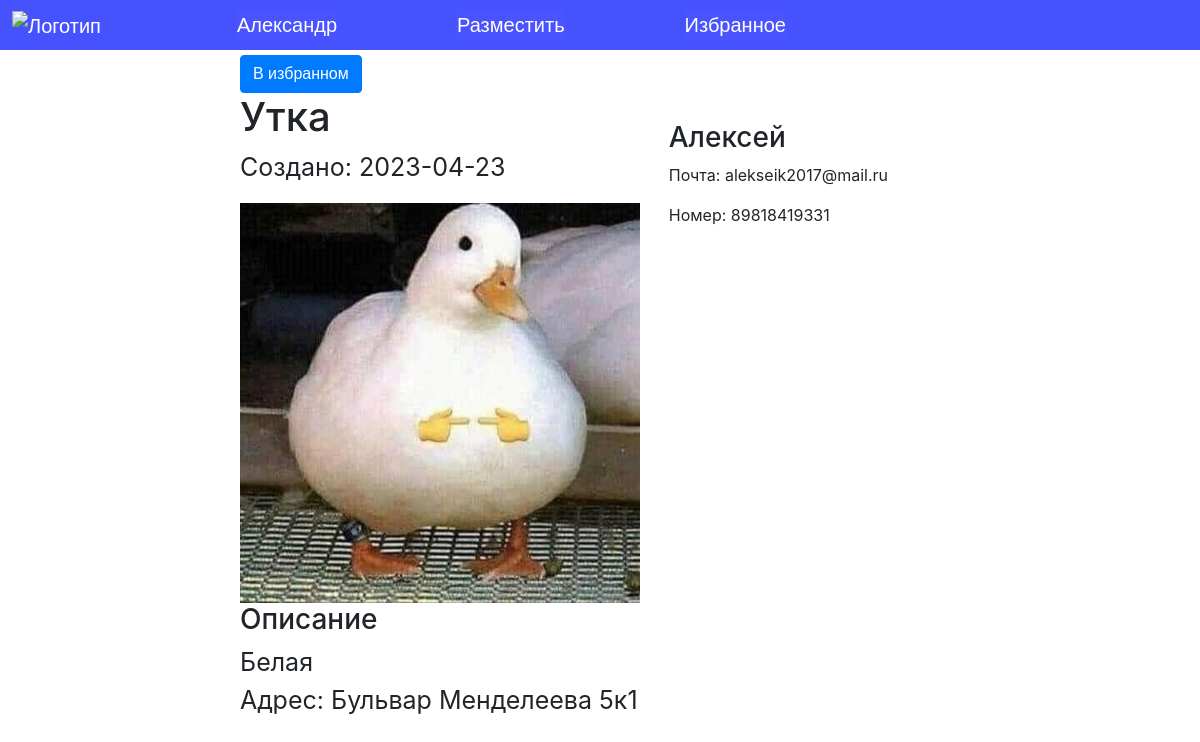
The page /1 (signed in) on the database its author committed.
### data/users.py (models this page shows, shortened)
class User(SqlAlchemyBase, UserMixin, SerializerMixin):
    __tablename__ = 'users'
    id = sqlalchemy.Column(sqlalchemy.Integer,
                           primary_key=True, autoincrement=True)
    name = sqlalchemy.Column(sqlalchemy.String, nullable=False)
    email = sqlalchemy.Column(sqlalchemy.String,
                              index=True, unique=True, nullable=False)
    hashed_password = sqlalchemy.Column(sqlalchemy.String, nullable=True)
    announcements = orm.relationship("Announcement", back_populates='user', lazy='subquery')
    number = sqlalchemy.Column(sqlalchemy.String, nullable=False)
    following = orm.relationship("Announcement", secondary='following', backref='announcement', lazy='subquery')

### data/announcements.py (models this page shows)
class Announcement(SqlAlchemyBase, SerializerMixin):
    __tablename__ = 'announcement'
    id = sqlalchemy.Column(sqlalchemy.Integer,
                           primary_key=True, autoincrement=True)
    title = sqlalchemy.Column(sqlalchemy.String, nullable=False)
    content = sqlalchemy.Column(sqlalchemy.String, nullable=True)
    created_date = sqlalchemy.Column(sqlalchemy.Date,
                                     default=datetime.date.today())
    user_id = sqlalchemy.Column(sqlalchemy.Integer,
                                sqlalchemy.ForeignKey("users.id"))
    user = orm.relationship('User', lazy='subquery')
    picture = sqlalchemy.Column(sqlalchemy.String, nullable=False)
    address = sqlalchemy.Column(sqlalchemy.String, nullable=False)
    state = sqlalchemy.Column(sqlalchemy.String, nullable=False)
    category = sqlalchemy.Column(sqlalchemy.String, nullable=False)

### data/announcements_blueprints.py (the view)
@blueprint.route('/<int:id>')
@login_required
def announcement_view(id):
    db_sess = db_session.create_session()
    announcement = db_sess.query(Announcement).filter(Announcement.id == id).first()
    pictures = f'/static/images/{announcement.picture}'
    in_following = announcement.id in [i.id for i in current_user.following]
    personal_ann = announcement.id in [i.id for i in current_user.announcements]
    return render_template('announcement-view.html', announcement=announcement, pictures=pictures,
                           in_following=in_following, personal_ann=personal_ann)

### data/db_session.py (called while the page is built)
def create_session() -> Session:
    global __factory
    return __factory()

### server.py (called while the page is built)
@login_manager.user_loader
def load_user(user_id):
    db_sess = db_session.create_session()
    return db_sess.query(users.User).get(user_id)

### templates/announcement-view.html
{% extends "base.html" %}
{% block content %}
<div class="announcement-view-actions">
    {% if current_user.is_authenticated %}
        {% if in_following %}
            <a class="btn btn-primary" href="/following-delete/{{announcement.id}}">В избранном</a>
        {% elif personal_ann %}
            <a class="btn btn-warning" href="/announcement-edit/{{announcement.id}}">Редактировать</a>
            <a class="btn btn-danger" href="/announcement-delete/{{announcement.id}}">Удалить</a>
        {% else %}
            <a class="btn btn-primary" href="/following/{{announcement.id}}">Добавить</a>
        {% endif %}
     {% endif %}
</div>
<div class="announcement-view-block">
    <div class="announcement-view-user">
        <h3>{{announcement.user.name}}</h3>
        <p>Почта: {{announcement.user.email}}</p>
        <p>Номер: {{announcement.user.number}}</p>
    </div>
    <div class="announcement-view-title">
        <h1>{{announcement.title}}</h1>
    </div>
    <div class="announcement-view-date">
        <p>Создано: {{announcement.created_date}}</p>
    </div>
    <div class="announcement-view-picture">
        <img src="{{pictures}}" width="400" height="400" alt="Не удалось загрузить файл">
    </div>
    <div class="announcement-view-content">
        <h3>Описание</h3>
        {{announcement.content}}
    </div>
    <div class="announcement-view-address">
        <p>Адрес: {{announcement.address}}</p>
    </div>
</div>
{% endblock %}

### templates/base.html (shortened to what this page needs)
<!DOCTYPE html>
<html lang="en">
<head>
    <link rel="stylesheet"
          href="https://stackpath.bootstrapcdn.com/bootstrap/4.4.1/css/bootstrap.min.css"
>
    <link rel="stylesheet" href="../static/css/base.css">
</head>
<body>
<header>
    <nav class="nav">
        <a class ="logo navbar-brand" href="/"><img src="" width="50px" height="50px" alt="Логотип"></a>
        {% if current_user.is_authenticated %}
            <a class="user-name nav-items" href="/personal-area-main">{{ current_user.name }}</a>
            <a class="nav-items" href="make_announcement ">Разместить</a>
            <a class ="nav-items" href="/personal-area-following">Избранное</a>
        {% else %}
            <p>
                <a class="btn btn-primary" href="/register">Зарегистрироваться</a>
                <a class="btn btn-success" href="/login">Войти</a>
            </p>
        {% endif %}
    </nav>
</header>
<main class="content">
    {% block content %} {% endblock %}
</main>
</body>
</html>

### static/css/base.css (style rules this page uses)
.nav { background-color: #4752FF; align-items: center; height: 50px; width: 100%; position: fixed; z-index: 2; }
.logo { color: rgb(255, 255, 255); font-size: 20px; margin-left: 1%; font-family: 'Arial'; }
.nav-items { text-decoration: none; font-family: 'Arial'; color: rgb(255, 255, 255); font-size: 20px; background-color: #4954FF; margin-left: 10%; }
.content { margin-left: 20%; margin-right: 20%; position: relative; top: 55px; z-index: 1; }
.announcement-view-actions { font-family: 'Arial'; }
.announcement-view-date { font-size: 25px; }
.announcement-view-address { font-size: 25px; }
.announcement-view-content { font-size: 25px; }
.announcement-view-user { position: absolute; top: 10%; right: 10%; }

### rows shown on the page
User: name "Александр"
User: user.name "Алексей", user.email "alekseik2017@mail.ru", user.number "89818419331"
Announcement: title "Утка", created_date "2023-04-23", content "Белая", address "Бульвар Менделеева 5к1"
